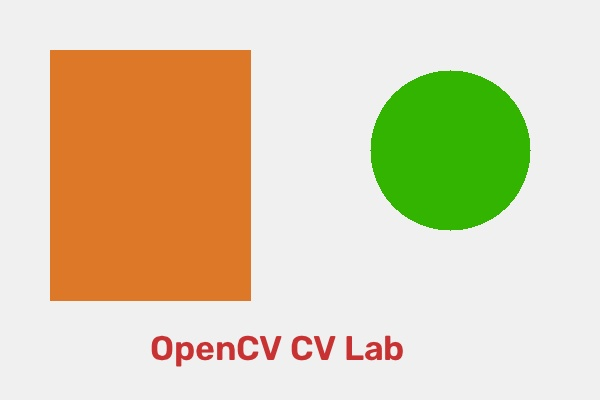
#> input picture image.jpg, 600 x 400 px
$ python program_12_rotate_270_clockwise.py
#> lines starting #> are read from the running program, lines starting #| are printed output that depends on the picture
"""
EXPERIMENT 12
Title: 270-degree Rotation Clockwise Along Y-Axis
Aim: To perform a 270-degree rotation clockwise along the Y-axis for the given image using OpenCV in Python.
"""

import cv2
import os

image_path = "sample_exp12_rotate270.jpg"
if not os.path.exists(image_path):
    image_path = "image.jpg"
    if not os.path.exists(image_path):
        image_path = "sample.jpg"

image = cv2.imread(image_path)
#> image is the input picture: shape (400, 600, 3); mean B, G, R 175.9, 207.7, 219.7
if image is None:
    print(f"Error: Could not load image from {image_path}")
else:
    # Flip along the Y-axis (flip code = 1 mirrors along Y-axis)
    flipped_image = cv2.flip(image, 1)
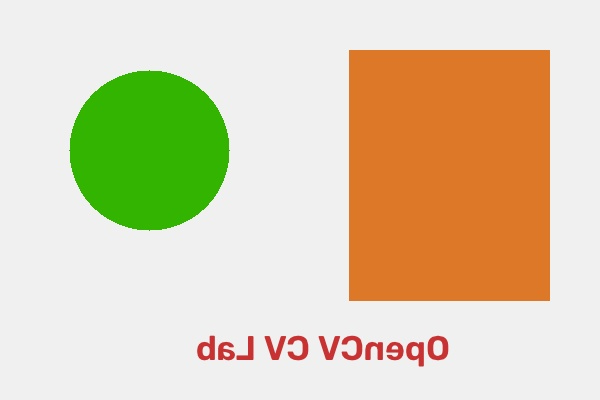
#> flipped_image: shape (400, 600, 3); mean B, G, R 175.9, 207.7, 219.7

    # 270 deg clockwise rotation is equivalent to 90 deg counter-clockwise
    rotated_image = cv2.rotate(flipped_image, cv2.ROTATE_90_COUNTERCLOCKWISE)
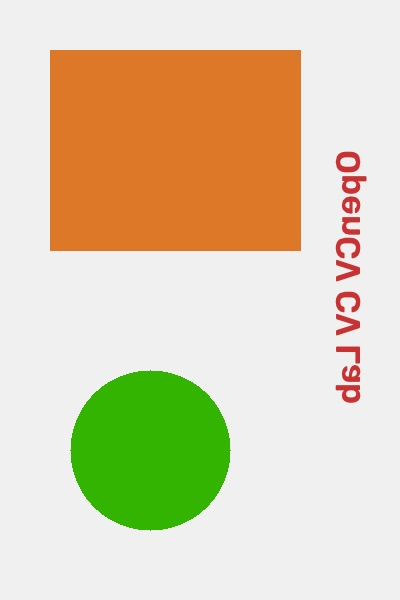
#> rotated_image: shape (600, 400, 3); mean B, G, R 175.9, 207.7, 219.7

    # Display results
    cv2.imshow("Original Image", image)
    cv2.imshow("Rotated 270-degree Clockwise Along Y-axis", rotated_image)
    cv2.imwrite("rotated_image_270.jpg", rotated_image)
    cv2.waitKey(0)
    cv2.destroyAllWindows()
